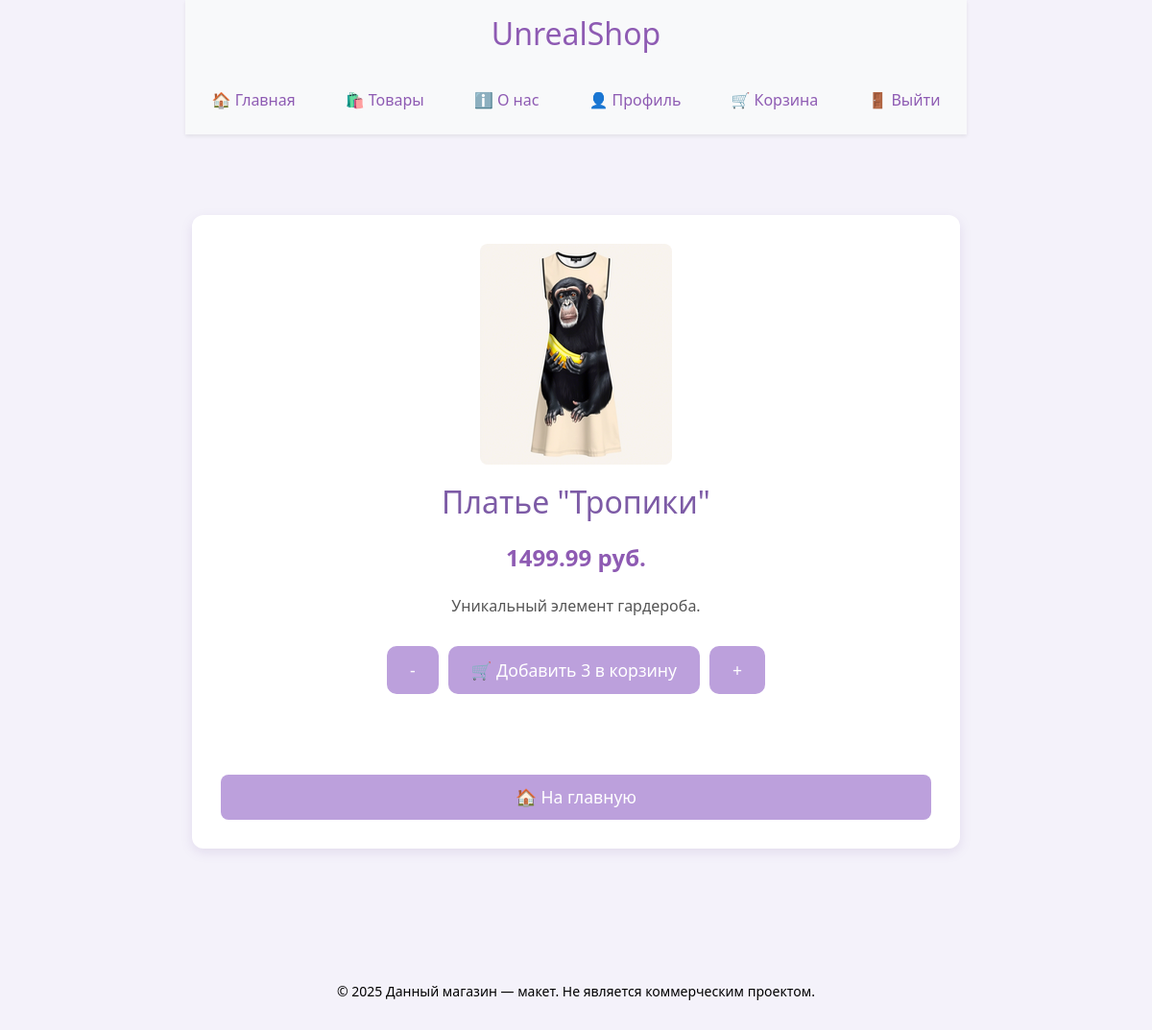
The page /product/5 (signed in) on the database as committed earlier.
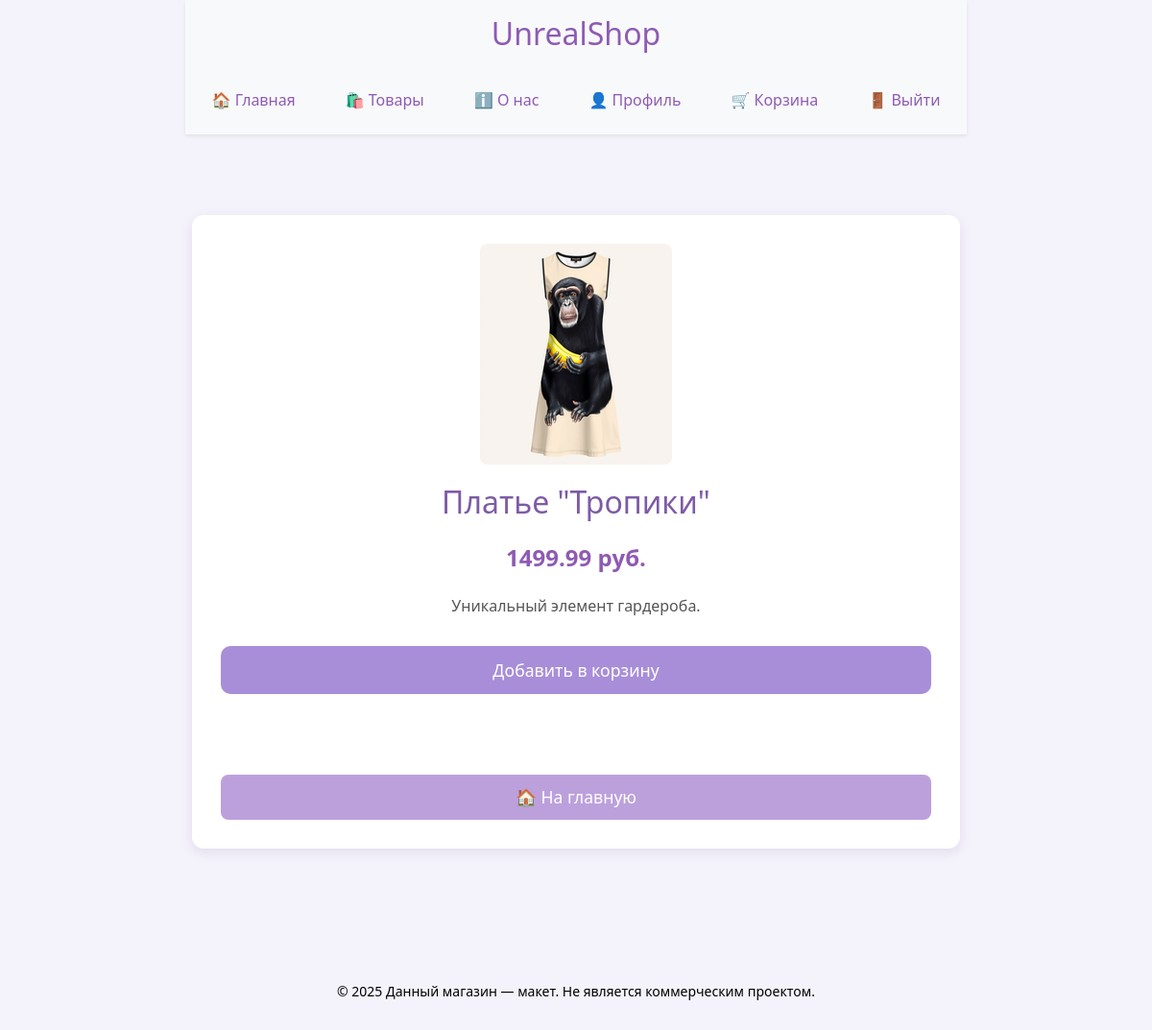
The same page on the database as committed later.
### website/models.py (models this page shows)
class Product(db.Model):
    id = db.Column(db.Integer, primary_key=True)
    name = db.Column(db.String(100), nullable=False)
    price = db.Column(db.Float, nullable=False)
    description = db.Column(db.Text)
    image = db.Column(db.String(200))
    category = db.Column(db.String(50), nullable=False)

class CartItem(db.Model):
    id = db.Column(db.Integer, primary_key=True)
    user_id = db.Column(db.Integer, db.ForeignKey('user.id'), nullable=False)  # Только для авторизованных
    product_id = db.Column(db.Integer, db.ForeignKey('product.id'), nullable=False)
    quantity = db.Column(db.Integer, default=1)
    product = db.relationship('Product', backref='cart_items')

### website/views.py (the view)
@views.route('/product/<int:product_id>')
def product(product_id):
    product = Product.query.get_or_404(product_id)
    cart_item = CartItem.query.filter_by(user_id=current_user.id, product_id=product.id).first()
    return render_template('product.html', product=product, cart_item=cart_item)

### website/__init__.py (called while the page is built)
def create_app():
    app = Flask(__name__, static_folder='../static')
    app.secret_key = 'secretKey'
    app.config['SQLALCHEMY_DATABASE_URI'] = 'sqlite:///shop.db'
    app.config['SQLALCHEMY_TRACK_MODIFICATIONS'] = False
    db.init_app(app)
    migrate.init_app(app, db)  # Если используете Flask-Migrate
    from .views import views
    from .auth import auth
    app.register_blueprint(views)
    app.register_blueprint(auth)
    with app.app_context():
        db.create_all()  # Создаёт таблицы при запуске приложения
    login_manager = LoginManager()
    login_manager.login_view = 'auth.login'
    login_manager.init_app(app)
    @login_manager.user_loader
    def load_user(user_id):
        return User.query.get(int(user_id))
    return app

### website/templates/product.html (shortened to what this page needs)
{% extends "base.html" %}
{% block content %}
<div class="product-page">
    <div class="product-details">
        <img src="{{ url_for('static', filename=product.image) }}" alt="{{ product.name }}">
        <h2>{{ product.name }}</h2>
        <p class="price">{{ product.price | round(2) }} руб.</p>
        <p class="description">{{ product.description }}</p>
        {% if current_user.is_authenticated %}
            {% if cart_item %}
                <div class="quantity-controls" style="display: flex; align-items: center; justify-content: center; gap: 10px;">
                    <form action="{{ url_for('views.decrease_quantity', product_id=product.id) }}" method="POST">
                        <button type="submit" class="btn">-</button>
                    </form>
                    <form action="{{ url_for('views.cart') }}">
                        <button type="submit" class="btn">🛒 Добавить {{ cart_item.quantity }} в корзину</button>
                    </form>
                    <form action="{{ url_for('views.add_to_cart', product_id=product.id) }}" method="POST">
                        <button type="submit" class="btn">+</button>
                    </form>
                </div>
            {% else %}
                <form action="{{ url_for('views.add_to_cart', product_id=product.id) }}" method="POST">
                    <button type="submit" class="btn btn-add-to-cart">Добавить в корзину</button>
                </form>
            {% endif %}
        {% else %}
            <a href="{{ url_for('auth.login') }}"><button class="btn btn-login">Войти, чтобы добавить</button></a>
        {% endif %}
        <br><br>
        <a href="{{ url_for('views.home') }}" class="btn btn-back">🏠 На главную</a>
    </div>
</div>
{% endblock %}

### website/templates/base.html (shortened to what this page needs)
<html lang="ru">
<head>
    <link href="https://cdn.jsdelivr.net/npm/bootstrap@5.3.3/dist/css/bootstrap.min.css" rel="stylesheet">
    <link rel="stylesheet" href="{{ url_for('static', filename='css/style.css') }}">
</head>
<body class="d-flex flex-column min-vh-100">
    <header class="bg-light py-3 mb-4 shadow-sm">
        <div class="container d-flex flex-column align-items-center">
            <h1><a href="{{ url_for('views.home') }}" class="text-decoration-none text-primary">UnrealShop</a></h1>
            <nav>
                <ul class="nav justify-content-center">
                    <li class="nav-item"><a class="nav-link text-primary" href="{{ url_for('views.home') }}">🏠 Главная</a></li>
                    <li class="nav-item"><a class="nav-link text-primary" href="{{ url_for('views.catalog') }}">🛍️ Товары</a></li>
                    <li class="nav-item"><a class="nav-link text-primary" href="{{ url_for('views.about') }}">ℹ️ О нас</a></li>
                    {% if current_user.is_authenticated %}
                        <li class="nav-item"><a class="nav-link text-primary" href="{{ url_for('views.profile') }}">👤 Профиль</a></li>
                        <li class="nav-item"><a class="nav-link text-primary" href="{{ url_for('views.cart') }}">🛒 Корзина</a></li>
                        <li class="nav-item"><a class="nav-link text-primary" href="{{ url_for('auth.logout') }}">🚪 Выйти</a></li>
                    {% else %}
                        <li class="nav-item"><a class="nav-link text-primary" href="{{ url_for('auth.login') }}">🔐 Войти</a></li>
                        <li class="nav-item"><a class="nav-link text-primary" href="{{ url_for('auth.register') }}">📩 Регистрация</a></li>
                    {% endif %}
                </ul>
            </nav>
        </div>
    </header>
    <main class="container mb-5">
        {% block content %}
        {% endblock %}
    </main>
    <footer>
        <p class="footer-text">© 2025 Данный магазин — макет. Не является коммерческим проектом.</p>
    </footer>
</body>
</html>

### static/css/style.css (style rules this page uses)
body { display: flex; flex-direction: column; align-items: center; justify-content: center; min-height: 100vh; margin: 0; font-family: 'Segoe UI', Tahoma, Geneva, Verdana, sans-serif; background-color: #f4f2fa; color: #7d5ba6; }
main { text-align: center; width: 100%; max-width: 1200px; padding: 20px; }
h1, h2, h3, h4, a, label, li { color: #7d5ba6; }
p, span { color: #000000; }
.btn { font-size: 1rem; padding: 10px 20px; border-radius: 8px; transition: background-color 0.3s ease; background-color: #bca0dc; color: white; border: none; }
header nav ul { display: flex; gap: 20px; list-style: none; padding: 0; margin: 0; justify-content: center; }
:root { --bs-primary: #8e5bb3; --bs-primary-rgb: 142, 91, 179; }
.text-primary { color: #8e5bb3 !important; }
header nav ul li a { text-decoration: none; font-weight: 500; color: #7d5ba6; padding: 8px 12px; border-radius: 6px; transition: background 0.2s ease; }
footer { text-align: center; margin-top: auto; padding: 20px 0; color: #a692c9; font-size: 14px; }
.product-details p { margin: 6px 0; }
.product-page { display: flex; justify-content: center; padding: 40px; background-color: #f4f2fa; }
.product-details { background-color: white; padding: 30px; border-radius: 12px; box-shadow: 0 4px 12px rgba(125, 91, 166, 0.15); max-width: 800px; text-align: center; width: 100%; }
.product-details img { max-width: 100%; height: auto; border-radius: 8px; margin-bottom: 20px; }
.product-details h2 { font-size: 2rem; color: #7d5ba6; margin-bottom: 20px; }
.product-details .price { font-size: 1.5rem; font-weight: bold; color: #8e5bb3; margin-bottom: 20px; }
.product-details .description { font-size: 1rem; color: #555; margin-bottom: 30px; }
.product-details .btn { font-size: 1.1rem; padding: 12px 24px; border-radius: 10px; width: 100%; cursor: pointer; transition: background-color 0.3s ease; }
.product-details .btn-add-to-cart { background-color: #a88ed8; color: white; border: none; }
.product-details .btn-back { background-color: #bca0dc; color: white; text-decoration: none; padding: 10px 20px; border-radius: 8px; display: inline-block; transition: background-color 0.3s ease; }
h1 { font-size: 2rem; color: #7d5ba6; margin-bottom: 30px; }
.btn { font-size: 1.1rem; padding: 12px 24px; border-radius: 8px; width: 150px; cursor: pointer; transition: background-color 0.3s ease, transform 0.2s ease; }
.btn-back { background-color: #a88ed8; color: white; border: none; }
h2 { font-size: 1.75rem; color: #7d5ba6; margin-bottom: 20px; }
footer .footer-text { background-color: #f4f2fa; padding: 10px; margin: 0; display: inline-block; }
.btn-back { display: inline-block; padding: 10px 20px; margin-top: 20px; background-color: #bca0dc; color: white; border: none; border-radius: 8px; text-decoration: none; font-size: 1rem; transition: background-color 0.3s ease; }

Rows that differ between the two databases and show on the page:
removed CartItem: quantity "3"
Other text that changed with them:
text no longer shown: "- 🛒 Добавить в корзину +"
text now shown: "Добавить в корзину"
